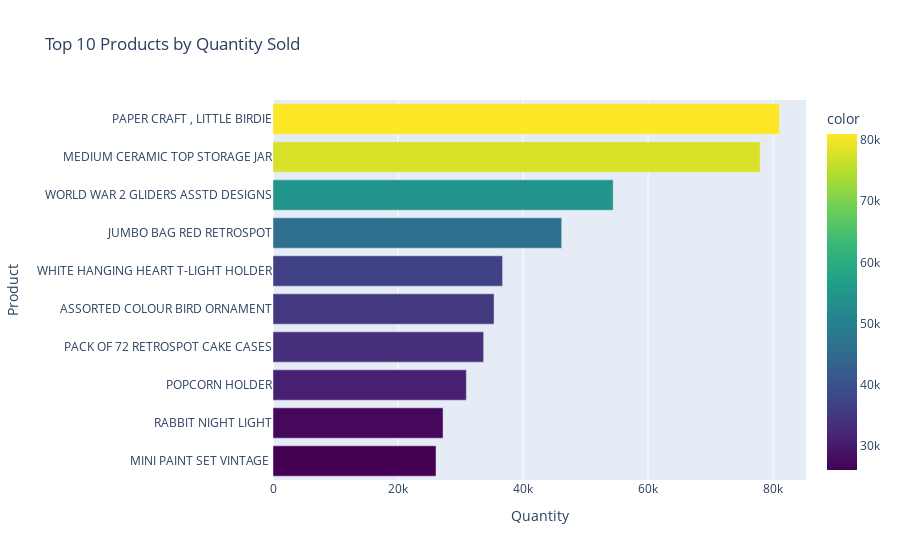
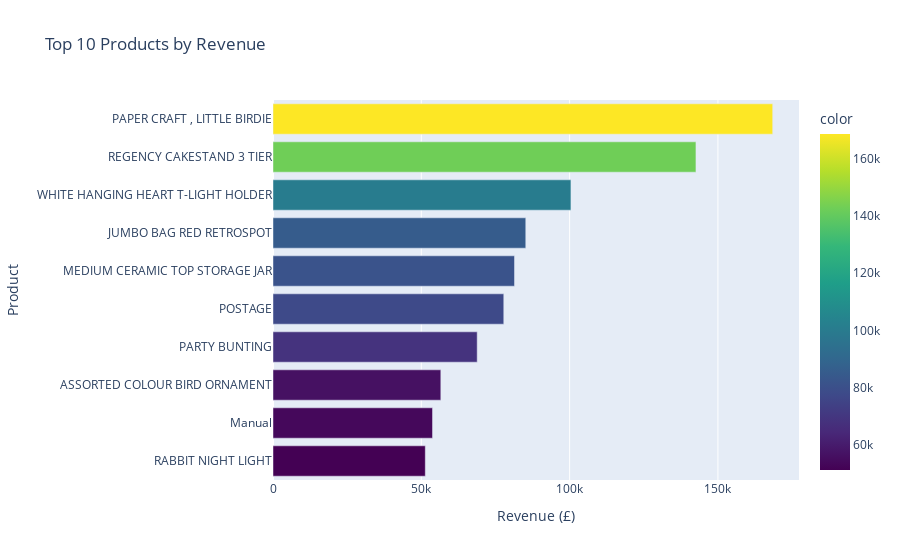

The cell these charts' notebook holds for them, in order:
### Markdown cell above
### 5.2 Product Analysis

### Code cell
# Top 10 Products by Quantity
top_qty = data_clean.groupby('Description')['Quantity'].sum().sort_values(ascending=False).head(10)

fig = px.bar(y=top_qty.index, x=top_qty.values, orientation='h',
             title='Top 10 Products by Quantity Sold',
             labels={'x': 'Quantity', 'y': 'Product'},
             color=top_qty.values, color_continuous_scale='Viridis')
fig.update_layout(yaxis={'categoryorder':'total ascending'}, showlegend=False)
fig.show()

# Top 10 Products by Revenue
top_rev = data_clean.groupby('Description')['TotalAmount'].sum().sort_values(ascending=False).head(10)

fig = px.bar(y=top_rev.index, x=top_rev.values, orientation='h',
             title='Top 10 Products by Revenue',
             labels={'x': 'Revenue (£)', 'y': 'Product'},
             color=top_rev.values, color_continuous_scale='Viridis')
fig.update_layout(yaxis={'categoryorder':'total ascending'}, showlegend=False)
fig.show()

print(f"Total Products: {data_clean['Description'].nunique():,}")
print(f"Top Product (Qty): {top_qty.index[0]}")
print(f"Top Product (Revenue): {top_rev.index[0]}")

### Figure 1 — Plotly figure (JSON) as saved in the notebook; plotly's stock layout.template omitted (floating-point values rounded to 4 significant figures)
{"data": [{"alignmentgroup": "True", "hovertemplate": "Quantity=%{x}<br>Product=%{y}<br>color=%{marker.color}<extra></extra>", "legendgroup": "", "marker": {"color": [80995, 77916, 54415, 46181, 36725, 35362, 33693, 30931, 27202, 26076], "coloraxis": "coloraxis", "pattern": {"shape": ""}}, "name": "", "offsetgroup": "", "orientation": "h", "showlegend": false, "textposition": "auto", "type": "bar", "x": [80995, 77916, 54415, 46181, 36725, 35362, 33693, 30931, 27202, 26076], "xaxis": "x", "y": ["PAPER CRAFT , LITTLE BIRDIE", "MEDIUM CERAMIC TOP STORAGE JAR", "WORLD WAR 2 GLIDERS ASSTD DESIGNS", "JUMBO BAG RED RETROSPOT", "WHITE HANGING HEART T-LIGHT HOLDER", "ASSORTED COLOUR BIRD ORNAMENT", "PACK OF 72 RETROSPOT CAKE CASES", "POPCORN HOLDER", "RABBIT NIGHT LIGHT", "MINI PAINT SET VINTAGE "], "yaxis": "y"}], "layout": {"barmode": "relative", "coloraxis": {"colorbar": {"title": {"text": "color"}}, "colorscale": [[0, "#440154"], [0.1111, "#482878"], [0.2222, "#3e4989"], [0.3333, "#31688e"], [0.4444, "#26828e"], [0.5556, "#1f9e89"], [0.6667, "#35b779"], [0.7778, "#6ece58"], [0.8889, "#b5de2b"], [1, "#fde725"]]}, "legend": {"tracegroupgap": 0}, "showlegend": false, "title": {"text": "Top 10 Products by Quantity Sold"}, "xaxis": {"anchor": "y", "domain": [0, 1], "title": {"text": "Quantity"}}, "yaxis": {"anchor": "x", "categoryorder": "total ascending", "domain": [0, 1], "title": {"text": "Product"}}}}

### Figure 2 — Plotly figure (JSON) as saved in the notebook; plotly's stock layout.template omitted (floating-point values rounded to 4 significant figures)
{"data": [{"alignmentgroup": "True", "hovertemplate": "Revenue (£)=%{x}<br>Product=%{y}<br>color=%{marker.color}<extra></extra>", "legendgroup": "", "marker": {"color": [168500.0, 142600.0, 100400.0, 85220.0, 81420.0, 77800.0, 68840.0, 56580.0, 53780.0, 51350.0], "coloraxis": "coloraxis", "pattern": {"shape": ""}}, "name": "", "offsetgroup": "", "orientation": "h", "showlegend": false, "textposition": "auto", "type": "bar", "x": [168500.0, 142600.0, 100400.0, 85220.0, 81420.0, 77800.0, 68840.0, 56580.0, 53780.0, 51350.0], "xaxis": "x", "y": ["PAPER CRAFT , LITTLE BIRDIE", "REGENCY CAKESTAND 3 TIER", "WHITE HANGING HEART T-LIGHT HOLDER", "JUMBO BAG RED RETROSPOT", "MEDIUM CERAMIC TOP STORAGE JAR", "POSTAGE", "PARTY BUNTING", "ASSORTED COLOUR BIRD ORNAMENT", "Manual", "RABBIT NIGHT LIGHT"], "yaxis": "y"}], "layout": {"barmode": "relative", "coloraxis": {"colorbar": {"title": {"text": "color"}}, "colorscale": [[0, "#440154"], [0.1111, "#482878"], [0.2222, "#3e4989"], [0.3333, "#31688e"], [0.4444, "#26828e"], [0.5556, "#1f9e89"], [0.6667, "#35b779"], [0.7778, "#6ece58"], [0.8889, "#b5de2b"], [1, "#fde725"]]}, "legend": {"tracegroupgap": 0}, "showlegend": false, "title": {"text": "Top 10 Products by Revenue"}, "xaxis": {"anchor": "y", "domain": [0, 1], "title": {"text": "Revenue (£)"}}, "yaxis": {"anchor": "x", "categoryorder": "total ascending", "domain": [0, 1], "title": {"text": "Product"}}}}
